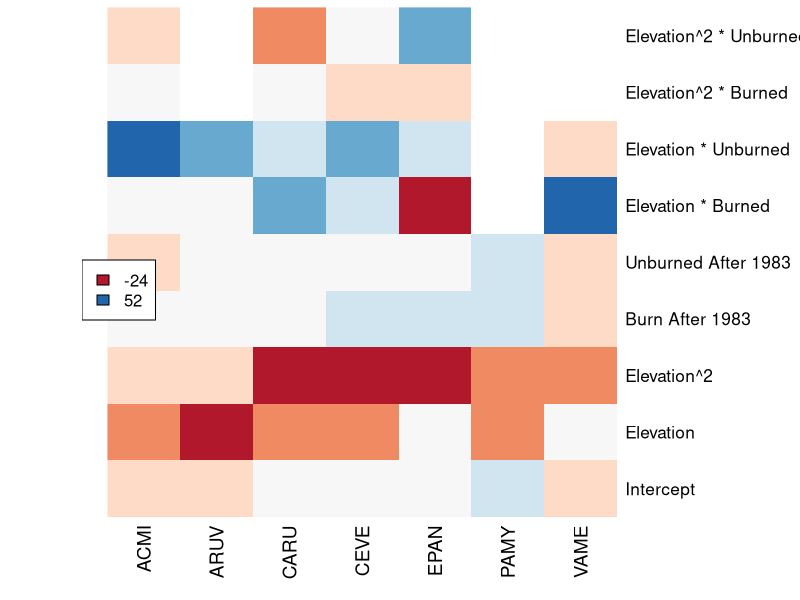

Write R code to recreate this figure.
# Created: Apr. 15, 2020
# Updated: Apr. 15, 2021

# This script will be used to create a heatmap of the model-averaged coefficients

# IMPORTANT NOTE: unless otherwise indicated, always use Understory_All.csv for these analyses as it is the ONLY file with up-to-date corrections.

# Packages needed:

library(ggplot2)
library(tidyr)
library(RColorBrewer)

coeff.ALLDAT <- read.csv("data/3b_new_coefficients.csv", header = TRUE)
coeff.fire <- coeff.ALLDAT[coeff.ALLDAT$Fire.Included == "Yes" & coeff.ALLDAT$Type == "Avg",
                               c(1:12, 16:21)]
coeff.nofire <- coeff.ALLDAT[coeff.ALLDAT$Fire.Included == "No" & coeff.ALLDAT$Type == "Avg",
                               c(1:12, 13:15)]
#TODO - should we code NA values as 0? Remember that some species will actually be NA
coeff.avg.fire <- aggregate(coeff.fire[c("Intercept", 
                                             "Elevation.m", 
                                             "Elevation.m2", 
                                             "Resurvey.Burned.fi", 
                                             "Resurvey.Unburned.fi", 
                                             "Elevation.m.Res.Burn.fi", 
                                             "Elevation.m.Res.Unburn.fi",
                                             "Elevation.m2.Res.Burn.fi",
                                             "Elevation.m2.Res.Unburn.fi")], 
                            by = c(coeff.fire["Species"]), mean, na.rm = TRUE)

coeff.avg.nofire <- aggregate(coeff.nofire[c("Intercept", 
                                         "Elevation.m", 
                                         "Elevation.m2", 
                                         "Data.Type.nofi", 
                                         "Data.Type.Elevation.m.nofi", 
                                         "Data.Type.Elevation.m2.nofi")], 
                            by = c(coeff.nofire["Species"]), mean, na.rm = TRUE)

mat <- as.matrix(t(subset(coeff.avg.fire, select = -Species)))
colnames(mat) <- coeff.avg.fire$Species
rownames(mat) <- c("Intercept", "Elevation", "Elevation^2", "Burn After 1983", "Unburned After 1983", "Elevation * Burned", "Elevation * Unburned", "Elevation^2 * Burned", "Elevation^2 * Unburned")

# Fire visualization - try better heatmaps

col.pallette <- brewer.pal(7, "RdBu")
heatmap(mat, 
        Rowv = NA, Colv = NA, scale = "column", col = col.pallette)
legend(x = "left", legend = c(round(min(mat, na.rm = TRUE)), round(max(mat, na.rm = TRUE))), 
       fill = colorRampPalette(col.pallette)(2))


